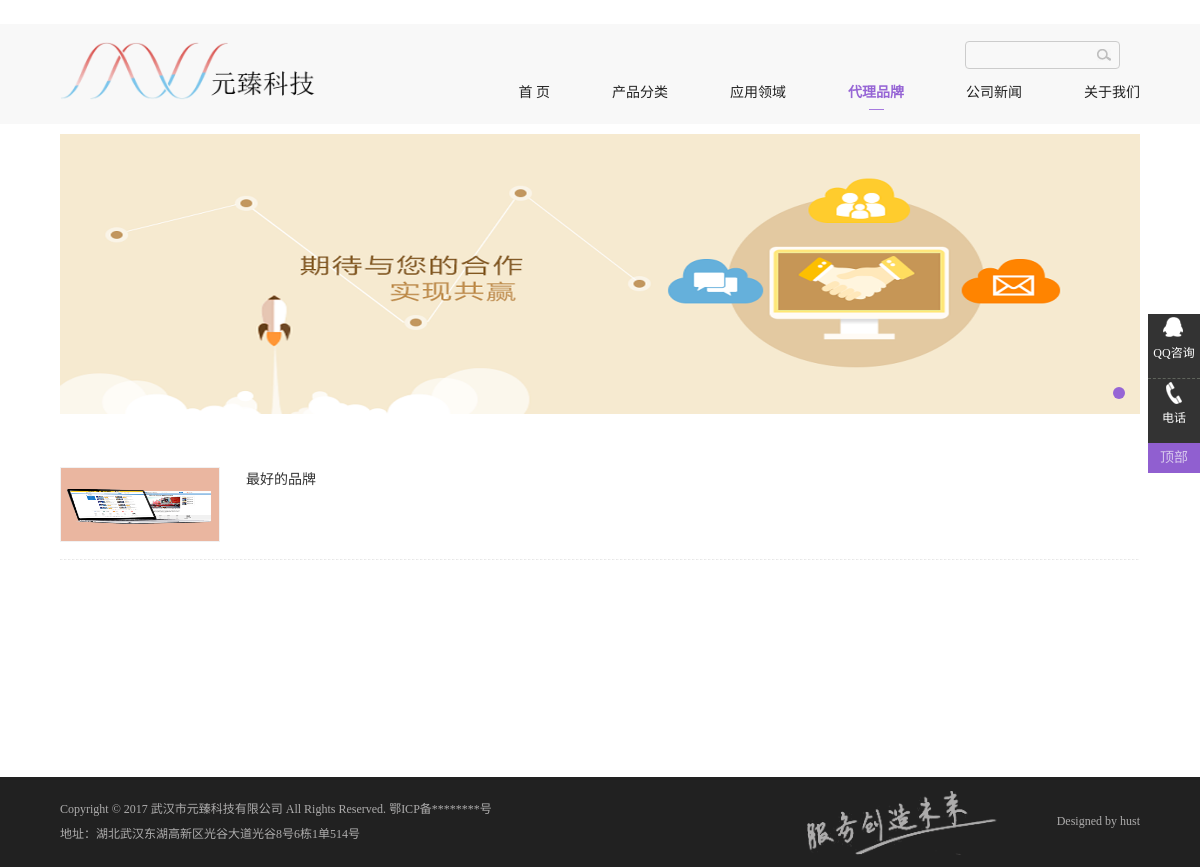
Page /brands/ on the earlier database version.
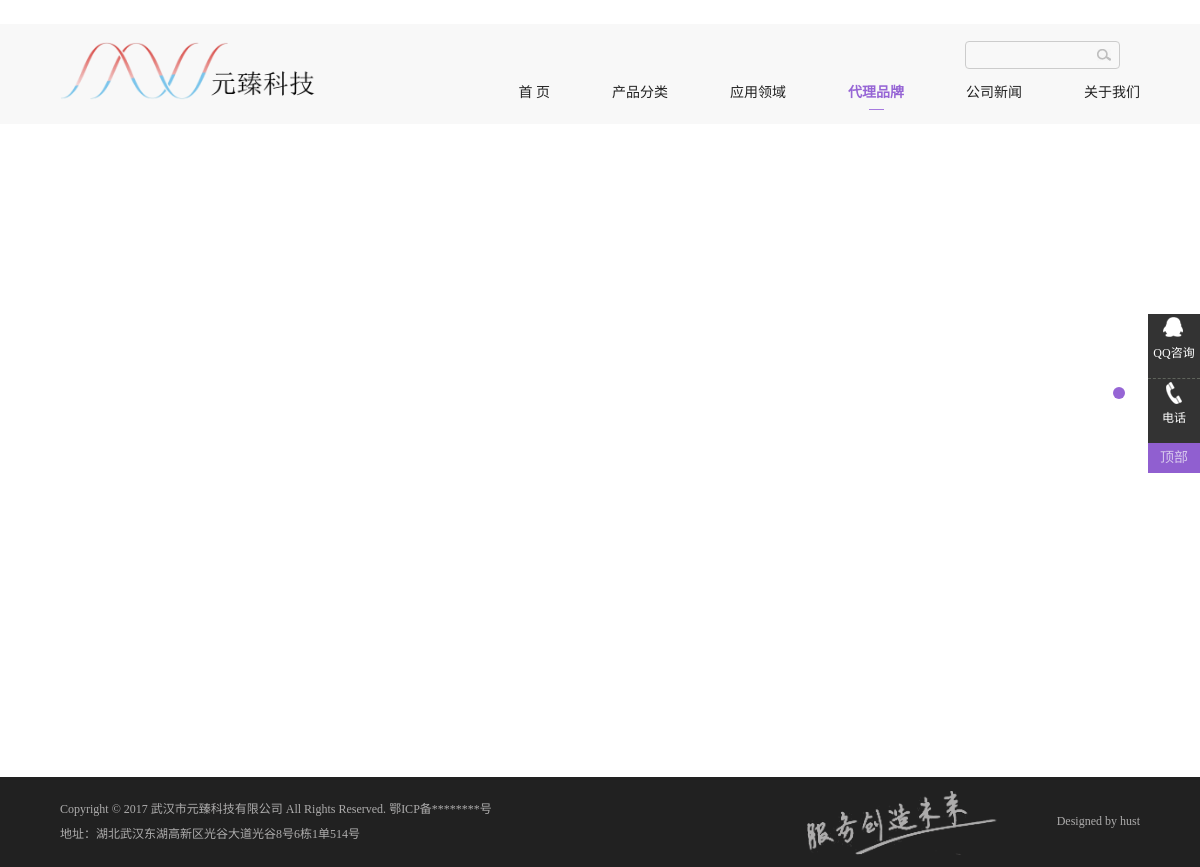
Same page on the later database version.
### user/models.py (models this page shows, shortened)
class News(models.Model):
    title = models.CharField(max_length=255, verbose_name='新闻标题')
    describe = models.TextField(max_length=255, verbose_name='新闻描述')
    isImportant = models.BooleanField(verbose_name='是否添加为首页大图新闻', default=False)
    picture = models.ImageField(upload_to='img/%Y/%m', verbose_name='首页大图', blank=True)
    image = models.ImageField(upload_to='img/%Y/%m', verbose_name='新闻图例')
    context = UEditorField(verbose_name='新闻内容', width=1000, height=500, imagePath="ueditor/", filePath="ueditor/", default='')
    pub_date = models.DateTimeField(auto_now_add=True, editable=True)
    update_time = models.DateTimeField(auto_now=True, null=True)
    click_count = models.IntegerField(default=0, verbose_name='点击数')
    class Meta:
        verbose_name = '新闻动态'
        verbose_name_plural = verbose_name

class Brands(models.Model):
    title = models.CharField(max_length=255, verbose_name='代理品牌')
    describe = models.TextField(max_length=255, verbose_name='品牌描述')
    logo = models.ImageField(upload_to='img/%Y/%m', verbose_name='品牌logo')
    url = models.URLField(verbose_name='代理品牌网页地址')
    pub_date = models.DateTimeField(auto_now_add=True, editable=True)
    update_time = models.DateTimeField(auto_now=True, null=True)
    class Meta:
        verbose_name = '代理品牌'
        verbose_name_plural = verbose_name

### user/views.py (the view)
# urls.py: url(r'^brands/$', views.BrandsList, name='brands_list'),
def BrandsList(request):
    important_list = News.objects.filter(isImportant=True).order_by('-pub_date')[:5]
    application_list = ApplicationCate.objects.all()
    productMainCate_list = ProductMainCate.objects.all()
    brands_list = Brands.objects.all().order_by('pub_date')
    if productMainCate_list.count()>0:
        fistProductMainCate = productMainCate_list[0]
    else:
        fistProductMainCate = None
    if application_list.count()>0:
        fistApplication = application_list[0]
    else:
        fistApplication = None
    context = {
        'important_list': important_list,
        'application_list': application_list,
        'productMainCate_list': productMainCate_list,
        'brands_list': brands_list,
        'fistProductMainCate': fistProductMainCate,
        'fistApplication': fistApplication,
    }
    return render(request, 'brands.htm', context)

### templates/brands.htm (shortened to what this page needs)
{% extends 'base.htm' %}
{% block content %}
    <section class="Contain SubPage clearfix">
        <div class="RightBar" style="width:auto; float:none;">
            <div class="BrandList">
                <ul>
                    {% for brand in brands_list %}
                        <li>
                            <div class="img"><a href="{{ brand.url }}" target="_blank"><img src="{{ MEDIA_URL }}{{ brand.logo }}" width="158" height="73"></a></div>
                            <p>{{ brand.describe }}</p>
                        </li>
                    {% endfor %}
                </ul>
            </div>
        </div>
    </section>
{% endblock %}

### templates/base.htm (shortened to what this page needs)
﻿<!DOCTYPE html>
<html lang="zh-cn">
<head>
<link href="/static/css/css_whir.css"  rel="stylesheet" type="text/css">
</head>
<body>
<header class="Header">
    <div class="Contain">
        <h1 class="Logo"><a href="/" >
                                 <img src="/static/images/logo_有文字.png"  width="256" />
</a></h1>
        <div class="MainNav">
            <div class="toper">
                <div class="search">
                    <input type="text" name="textfield" id="key" onkeydown="getKey(event);" class="input">
                    <input type="image" name="imageField" id="imageField"  src="/static/images/searchbtn.png" >
                </div>
            </div>
            <nav class="nav">
                <ul>
                    <li id="nav1" {% if request.path == "/" %}class="onnav"{% endif %}><span><a href="/" >首 页</a></span></li>
                        <li id="nav12" {% if request.path|slice:"4" == "/pro" %}class="onnav"{% endif %}>
                            <span><a href="/productMainCate/{{fistProductMainCate.id}}">产品分类</a></span>
                        </li>
                        <li id="nav13" {% if request.path|slice:"4" == "/app" %}class="onnav"{% endif %}>
                            <span><a href="/application/{{fistApplication.id}}">应用领域</a></span>
                        </li>
                        <li id="nav14" {% if request.path|slice:"4" == "/bra" %}class="onnav"{% endif %}>
                            <span><a href="/brands" >代理品牌</a></span>
                        </li>
                        <li id="nav17" {% if request.path|slice:"4" == "/new" %}class="onnav"{% endif %}>
                                <span><a href="/news" >公司新闻</a></span>
                            </li>
                        <li id="nav16" {% if request.path|slice:"4" == "/abo" %}class="onnav"{% endif %}>
                            <span><a href="/aboutus" >关于我们</a></span>
                        </li>
                </ul>
            </nav>
        </div>
    </div>
</header>
<aside class="HomeBan">
    <div class="bd">
        <ul>
            {% for important in important_list %}
                <li><a href="/news/{{important.id}}" ><img src="{{MEDIA_URL}}{{important.picture}}"/></a></li>
            {% endfor %}
        </ul>
    </div>
    <div class="hd">
        <ul></ul>
    </div>
</aside>
{% block content %}{% endblock %}
<div class="Footer">
        <div class="Contain clearfix">
            <div class="copyright">
                Copyright © 2017  武汉市元臻科技有限公司 All Rights Reserved. <a href="http://www.whyztech.cn"  target="_blank">鄂ICP备********号 </a><br>
                地址：湖北武汉东湖高新区光谷大道光谷8号6栋1单514号
            </div>
            <div class="design">Designed by <a href="http://www.hjhgo.cn/"  target="_blank">hust</a></div>
            <div class="adv"><img src="/static/images/20170906103602362.png"  /></div>
        </div>
</div>
<div class="FloatRight">
    <ul>
            <li>
                <div><a href="http://wpa.qq.com/msgrd?v=1&uin=111111111&site=qq&menu=yes"  target="_blank"><i class="qq"></i><span class="txt">QQ咨询</span></a></div>
            </li>
            <li>
                <div class="hotline"><i class="tel"></i><span class="txt">电话</span><span class="txt2">027-86659969</span></div>
            </li>
    </ul>
    <div class="top">顶部</div>
</div>
</body>
</html>

Differences in the rows shown:
removed News: picture (picture)
removed Brands: logo (picture), describe "最好的品牌"
